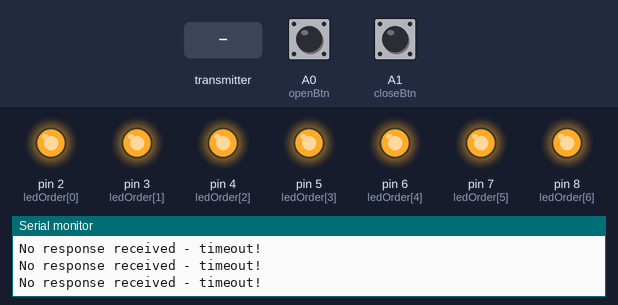
The sketch below on a simulated Arduino Uno, built with avr-gcc and run on an emulated ATmega328P. On the bench: output pins drawn as LEDs (lit = HIGH), the last lines printed to the serial monitor. Dashed ring = blinking. The inputs (shaded band) are chosen by the test bench; at power-on: A0 (openBtn) HIGH, A1 (closeBtn) HIGH. No radio packets arrive unless stated.

Above: at 1.7 s.
1.8 s: A0 (openBtn) pulled LOW for 1 s
At 3.0 s:
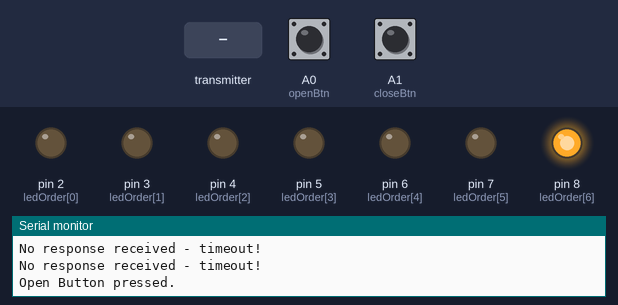
4.8 s: the transmitter starts sending dataRx = 64
At 5.4 s:
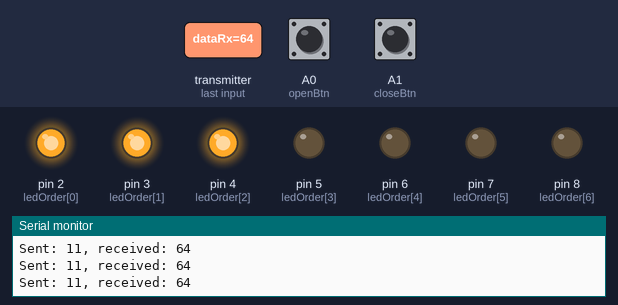
6.3 s: the transmitter starts sending dataRx = 128
At 7.0 s:
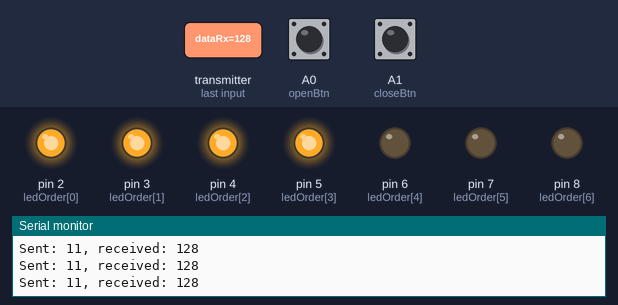
7.8 s: A1 (closeBtn) pulled LOW for 3.2 s
At 8.22 s:
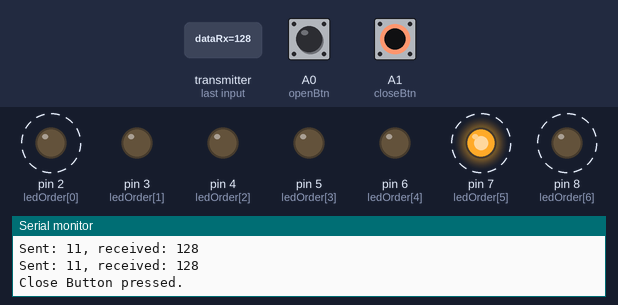
12.5 s: A0 (openBtn) pulled LOW for 3.2 s
At 16.1 s:
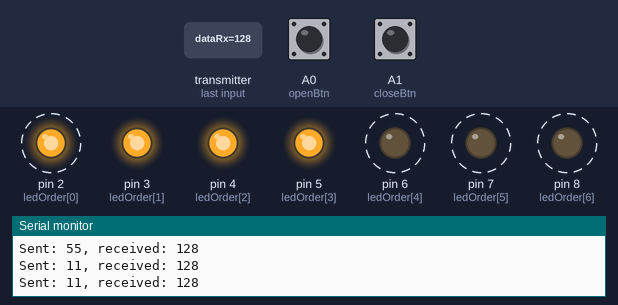
17.2 s: the transmitter starts sending dataRx = 0
At 18.6 s:
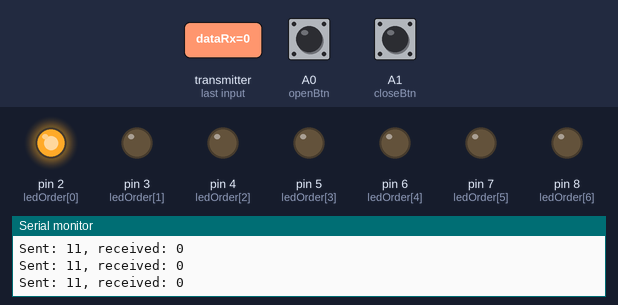
Timing chart, 0 to 19.7 s (numbered marks = the images above; inputs shaded):
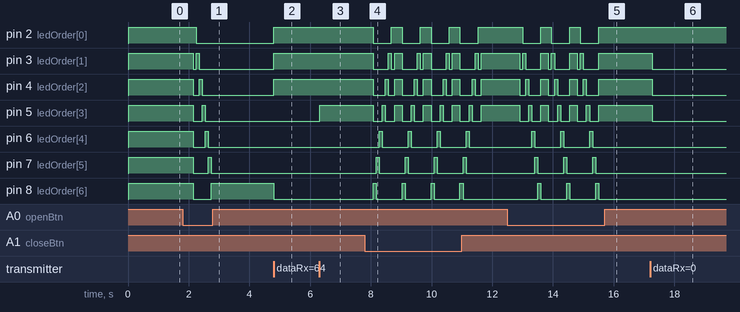

Measured:
- after the input at 1.8 s, pin 2 (ledOrder[0]): HIGH → LOW after 0.44 s; pin 3 (ledOrder[1]): HIGH → LOW after 0.34 s, → HIGH 0.10 s later, → LOW 0.10 s later
- after the input at 4.8 s, pin 2 (ledOrder[0]), pin 3 (ledOrder[1]), pin 4 (ledOrder[2]): LOW → HIGH at once; pin 8 (ledOrder[6]): HIGH → LOW at once
- after the input at 6.3 s, pin 5 (ledOrder[3]): LOW → HIGH at once
- after the input at 7.8 s, pin 2 (ledOrder[0]): alternates HIGH for 0.35 s and LOW for 0.60 s, starting after 0.28 s; pin 3 (ledOrder[1]): HIGH → LOW after 0.28 s, then repeats every 0.95 s: HIGH 0.10 s, LOW 0.10 s, HIGH 0.25 s, LOW 0.50 s
- after the input at 12.5 s, pin 2 (ledOrder[0]): alternates HIGH for 0.35 s and LOW for 0.60 s, 6 changes in all, then stays HIGH, starting after 0.50 s; pin 3 (ledOrder[1]): HIGH → LOW after 0.40 s, then repeats every 0.95 s: HIGH 0.10 s, LOW 0.50 s, HIGH 0.25 s, LOW 0.10 s, until it stays HIGH from 15.5 s
- after the input at 17.2 s, pin 3 (ledOrder[1]), pin 4 (ledOrder[2]), pin 5 (ledOrder[3]): HIGH → LOW after 0.07 s

The sketch:

nRF24L01_Test_Node_1.ino
```cpp
#include "Arduino.h"
#include <SPI.h>
#include <RF24.h>
#include <ezButton.h>

// This is just the way the RF24 library works:
// Hardware configuration: Set up nRF24L01 radio on SPI bus (pins 11, 12, 13) plus pins CE & CSN:
RF24 radio(9, 10);  // CE and CSN

byte addresses[][6] = {"1Node", "2Node"};

// -----------------------------
//  I2C Interface
//
uint8_t cmdToRun = 11;
uint8_t sensorValue;

// ------------------------------
// LED Patterns and pin order
//
#define NUM_LEDS 7
uint8_t ledOrder[NUM_LEDS] =      {   2,    3,    4,    5,    6,    7,    8};
uint8_t positionPat_0[NUM_LEDS] = {HIGH,  LOW,  LOW,  LOW,  LOW,  LOW,  LOW};
uint8_t positionPat_1[NUM_LEDS] = {HIGH, HIGH,  LOW,  LOW,  LOW,  LOW,  LOW};
uint8_t positionPat_2[NUM_LEDS] = {HIGH, HIGH, HIGH,  LOW,  LOW,  LOW,  LOW};
uint8_t positionPat_3[NUM_LEDS] = {HIGH, HIGH, HIGH, HIGH,  LOW,  LOW,  LOW};
uint8_t positionPat_4[NUM_LEDS] = {HIGH, HIGH, HIGH, HIGH, HIGH,  LOW,  LOW};
uint8_t positionPat_5[NUM_LEDS] = {HIGH, HIGH, HIGH, HIGH, HIGH, HIGH,  LOW};
uint8_t positionPat_6[NUM_LEDS] = {HIGH, HIGH, HIGH, HIGH, HIGH, HIGH, HIGH};
uint8_t errorPat_0[NUM_LEDS] =    {HIGH,  LOW, HIGH,  LOW, HIGH,  LOW, HIGH};
uint8_t errorPat_1[NUM_LEDS] =    { LOW, HIGH,  LOW, HIGH,  LOW, HIGH,  LOW};
uint8_t allOn[NUM_LEDS] =         {HIGH, HIGH, HIGH, HIGH, HIGH, HIGH, HIGH};

#define NUM_PATT 7
uint8_t sensorLims[NUM_PATT] =    {   1,   51,  102,  153,  204,  255,  255};
uint8_t * positionPat[NUM_PATT] = {positionPat_0, positionPat_1, positionPat_2, positionPat_3,
                                   positionPat_4, positionPat_5, positionPat_6};

void setLeds(uint8_t *patt) {for (int i=0; i<NUM_LEDS; i++) digitalWrite(ledOrder[i], patt[i]);}

void setPositionLeds(uint8_t val) {
  int j;
  for (j=0; j<NUM_PATT-1; j++) {
    if ( val < sensorLims[j] ) {
      setLeds( positionPat[j] );
      j = 100;   // exit function
    }
  }
  // fall through the for loop test
  if (j ==  NUM_PATT-1) setLeds( positionPat[j] );
}

// Animations (700ms delay)
void animOpen() {
  uint8_t patt[NUM_LEDS] = { LOW,  LOW,  LOW,  LOW,  LOW,  LOW,  LOW};
  for (int i=0; i<NUM_LEDS; i++) {
    if (i>0) patt[i-1] = LOW;
    patt[i] = HIGH;
    setLeds(patt);
    delay(100);
  }
}

void animClose() {
  uint8_t patt[NUM_LEDS] = { LOW,  LOW,  LOW,  LOW,  LOW,  LOW,  LOW};
  for (int i=NUM_LEDS-1; i>=0; i--) {
    if (i<NUM_LEDS-1) patt[i+1] = LOW;
    patt[i] = HIGH;
    setLeds(patt);
    delay(100);
  }
}

#define ST_LED_NORMAL 0
#define ST_LED_ERROR_0 1
#define ST_LED_ERROR_1 2
uint8_t ledState = ST_LED_NORMAL;

// --------------------------------------
// Buttons
//
ezButton openBtn(A0);
ezButton closeBtn(A1);

unsigned long openPressTime  = 0;
unsigned long openRelTime = 1;
unsigned long closePressTime  = 0;
unsigned long closeRelTime = 1;
int openCount = 0;
int closeCount = 0;

uint8_t loop_buttons() {
  uint8_t cmd = 11;

  if (openBtn.isPressed()) {
    Serial.println("Open Button pressed.");
    openCount++;
    openPressTime = millis();
  }
  if (closeBtn.isPressed()) {
    Serial.println("Close Button pressed.");
    closeCount++;
    closePressTime = millis();
  }

  if (openBtn.isReleased()) {
    openCount = 0;
    openRelTime = millis();
  }
  if (closeBtn.isReleased()) {
    closeCount = 0;
    closeRelTime = millis();
  }


  if      ((openPressTime > openRelTime) &&
           (closePressTime < closeRelTime) &&
           (openCount > 0) &&
           (openBtn.getStateRaw() == 0)) {
            cmd = 55;
            openCount++;
           }
  else if ((openPressTime < openRelTime) &&
           (closePressTime > closeRelTime) &&
           (closeCount > 0) &&
           (closeBtn.getStateRaw() == 0)) {
            cmd = 66;
            closeCount++;
           }
  //else if ((openPressTime > openRelTime) && (closePressTime > closeRelTime)) cmd = 77;

  return cmd;
}

// -----------------------------------------------------------------------------
// SETUP   SETUP   SETUP   SETUP   SETUP   SETUP   SETUP   SETUP   SETUP
// -----------------------------------------------------------------------------
void setup() {

  Serial.begin(9600);
  Serial.println("THIS IS THE TRANSMITTER CODE - YOU NEED THE OTHER ARDIUNO TO SEND BACK A RESPONSE");

  openBtn.setDebounceTime(50);
  closeBtn.setDebounceTime(50);

  // Initiate the radio object
  radio.begin();

  // Display LEDs
  for (int i=0; i<NUM_LEDS; i++) pinMode(ledOrder[i], OUTPUT);

  // Set the transmit power to lowest available to prevent power supply related issues
  radio.setPALevel(RF24_PA_MIN);

  // Set the speed of the transmission to the quickest available
  radio.setDataRate(RF24_2MBPS);

  // Use a channel unlikely to be used by Wifi, Microwave ovens etc
  radio.setChannel(124);

  // Open a writing and reading pipe on each radio, with opposite addresses
  radio.openWritingPipe(addresses[1]);
  radio.openReadingPipe(1, addresses[0]);

  setLeds( allOn );
  delay(500);
}

// -----------------------------------------------------------------------------
// LOOP     LOOP     LOOP     LOOP     LOOP     LOOP     LOOP     LOOP     LOOP
// -----------------------------------------------------------------------------
void loop() {
  openBtn.loop();
  closeBtn.loop();

  // Check buttons for commands
  cmdToRun = loop_buttons();

  uint8_t data = cmdToRun;

  // Ensure we have stopped listening (even if we're not) or we won't be able to transmit
  radio.stopListening();

  // Did we manage to SUCCESSFULLY transmit that (by getting an acknowledgement back from the other Arduino)?
  // Even we didn't we'll continue with the sketch, you never know, the radio fairies may help us
  if (!radio.write( &data, sizeof(unsigned char) )) {
    Serial.println("No acknowledgement of transmission - receiving radio device connected?");
    if      (ledState == ST_LED_NORMAL)  ledState = ST_LED_ERROR_0;
    else if (ledState == ST_LED_ERROR_0) ledState = ST_LED_ERROR_1;
    else if (ledState == ST_LED_ERROR_1) ledState = ST_LED_ERROR_0;
  } else ledState = ST_LED_NORMAL;

  // Now listen for a response
  radio.startListening();

  // Anmations should take the same time as the movement
  if (cmdToRun == 55) animOpen();
  if (cmdToRun == 66) animClose();

  // But we won't listen for long, 200 milliseconds is enough
  unsigned long started_waiting_at = millis();

  // Loop here until we get indication that some data is ready for us to read (or we time out)
  while ( ! radio.available() ) {

    // Oh dear, no response received within our timescale
    if (millis() - started_waiting_at > 200 ) {
      Serial.println("No response received - timeout!");
      if      (ledState == ST_LED_ERROR_0) setLeds( errorPat_0 );
      else if (ledState == ST_LED_ERROR_1) setLeds( errorPat_1 );
      return;
    }
  }

  // Now read the data that is waiting for us in the nRF24L01's buffer
  unsigned char dataRx;
  radio.read( &dataRx, sizeof(unsigned char) );

  // Show user what we sent and what we got back
  Serial.print("Sent: ");
  Serial.print(data);
  Serial.print(", received: ");
  Serial.println(dataRx);

  sensorValue = dataRx;
  cmdToRun = 11;

  if      (ledState == ST_LED_NORMAL)  setPositionLeds(sensorValue);
  else if (ledState == ST_LED_ERROR_0) setLeds( errorPat_0 );
  else if (ledState == ST_LED_ERROR_1) setLeds( errorPat_1 );

  // Try again .25s later
  delay(250);
}
```
